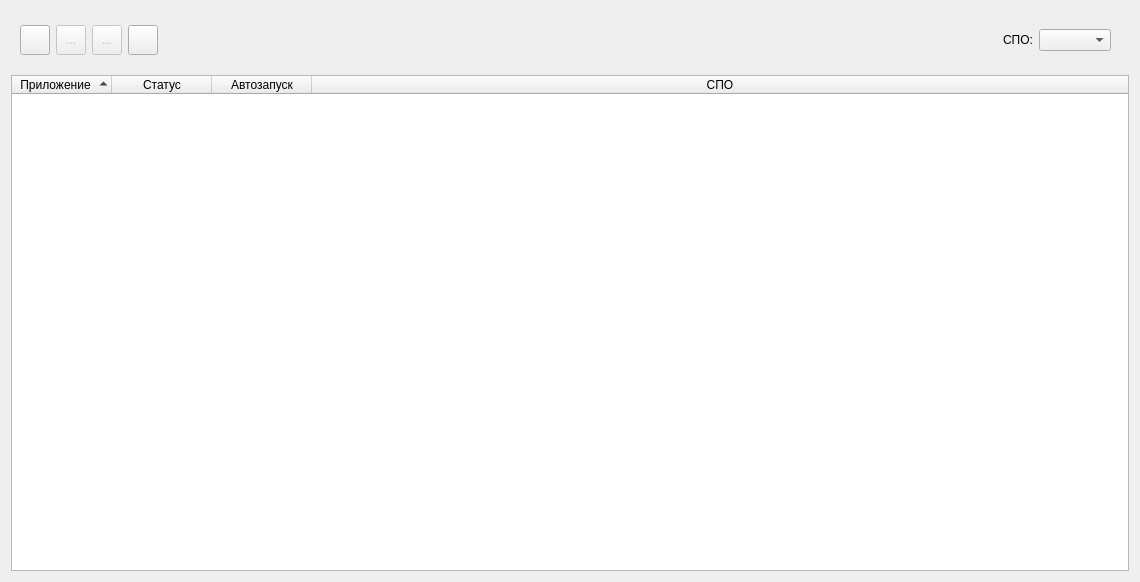
<?xml version="1.0" encoding="UTF-8"?>
<ui version="4.0">
 <class>AppStartSettings</class>
 <widget class="QWidget" name="AppStartSettings">
  <property name="geometry">
   <rect>
    <x>0</x>
    <y>0</y>
    <width>1140</width>
    <height>582</height>
   </rect>
  </property>
  <property name="windowTitle">
   <string>Настройки запуска приложений</string>
  </property>
  <layout class="QVBoxLayout" name="verticalLayout">
   <item>
    <widget class="QWidget" name="widget_2" native="true">
     <property name="sizePolicy">
      <sizepolicy hsizetype="Preferred" vsizetype="Fixed">
       <horstretch>0</horstretch>
       <verstretch>0</verstretch>
      </sizepolicy>
     </property>
     <layout class="QHBoxLayout" name="horizontalLayout_3">
      <item>
       <widget class="QToolButton" name="addButton">
        <property name="minimumSize">
         <size>
          <width>30</width>
          <height>30</height>
         </size>
        </property>
        <property name="maximumSize">
         <size>
          <width>30</width>
          <height>30</height>
         </size>
        </property>
        <property name="toolTip">
         <string>Добавить</string>
        </property>
        <property name="text">
         <string/>
        </property>
        <property name="icon">
         <iconset>
          <normaloff>:/meteo/icons/tools/plus_black.png</normaloff>:/meteo/icons/tools/plus_black.png</iconset>
        </property>
       </widget>
      </item>
      <item>
       <widget class="QToolButton" name="removeButton">
        <property name="enabled">
         <bool>false</bool>
        </property>
        <property name="minimumSize">
         <size>
          <width>30</width>
          <height>30</height>
         </size>
        </property>
        <property name="maximumSize">
         <size>
          <width>30</width>
          <height>30</height>
         </size>
        </property>
        <property name="toolTip">
         <string>Удалить</string>
        </property>
        <property name="text">
         <string>...</string>
        </property>
        <property name="icon">
         <iconset>
          <normaloff>:/meteo/icons/tools/minus_black.png</normaloff>:/meteo/icons/tools/minus_black.png</iconset>
        </property>
       </widget>
      </item>
      <item>
       <widget class="QToolButton" name="editButton">
        <property name="enabled">
         <bool>false</bool>
        </property>
        <property name="minimumSize">
         <size>
          <width>30</width>
          <height>30</height>
         </size>
        </property>
        <property name="maximumSize">
         <size>
          <width>30</width>
          <height>30</height>
         </size>
        </property>
        <property name="toolTip">
         <string>Редактировать</string>
        </property>
        <property name="text">
         <string>...</string>
        </property>
        <property name="icon">
         <iconset>
          <normaloff>:/meteo/icons/map/settings.png</normaloff>:/meteo/icons/map/settings.png</iconset>
        </property>
       </widget>
      </item>
      <item>
       <widget class="QPushButton" name="cloneBtn">
        <property name="maximumSize">
         <size>
          <width>30</width>
          <height>30</height>
         </size>
        </property>
        <property name="toolTip">
         <string>Создать копию процесса</string>
        </property>
        <property name="text">
         <string/>
        </property>
        <property name="icon">
         <iconset>
          <normaloff>:/meteo/icons/tools/copy.png</normaloff>:/meteo/icons/tools/copy.png</iconset>
        </property>
       </widget>
      </item>
      <item>
       <spacer name="horizontalSpacer_2">
        <property name="orientation">
         <enum>Qt::Horizontal</enum>
        </property>
        <property name="sizeHint" stdset="0">
         <size>
          <width>830</width>
          <height>20</height>
         </size>
        </property>
       </spacer>
      </item>
      <item>
       <widget class="QWidget" name="widget" native="true">
        <property name="sizePolicy">
         <sizepolicy hsizetype="Preferred" vsizetype="Fixed">
          <horstretch>0</horstretch>
          <verstretch>0</verstretch>
         </sizepolicy>
        </property>
        <layout class="QHBoxLayout" name="horizontalLayout_2">
         <item>
          <widget class="QLabel" name="label_3">
           <property name="text">
            <string>СПО:</string>
           </property>
          </widget>
         </item>
         <item>
          <widget class="QComboBox" name="cbSpoName"/>
         </item>
        </layout>
       </widget>
      </item>
     </layout>
    </widget>
   </item>
   <item>
    <widget class="QTreeWidget" name="appTableWidget">
     <property name="sizePolicy">
      <sizepolicy hsizetype="Preferred" vsizetype="Preferred">
       <horstretch>2</horstretch>
       <verstretch>0</verstretch>
      </sizepolicy>
     </property>
     <property name="palette">
      <palette>
       <active>
        <colorrole role="Base">
         <brush brushstyle="SolidPattern">
          <color alpha="255">
           <red>255</red>
           <green>255</green>
           <blue>255</blue>
          </color>
         </brush>
        </colorrole>
       </active>
       <inactive>
        <colorrole role="Base">
         <brush brushstyle="SolidPattern">
          <color alpha="255">
           <red>255</red>
           <green>255</green>
           <blue>255</blue>
          </color>
         </brush>
        </colorrole>
       </inactive>
       <disabled>
        <colorrole role="Base">
         <brush brushstyle="SolidPattern">
          <color alpha="255">
           <red>255</red>
           <green>255</green>
           <blue>255</blue>
          </color>
         </brush>
        </colorrole>
       </disabled>
      </palette>
     </property>
     <property name="autoFillBackground">
      <bool>false</bool>
     </property>
     <property name="styleSheet">
      <string notr="true">QTreeWidget::item:!selected { border: 1px solid gainsboro;  border-left: none;  border-top: none;  }
QTreeWidget::item:selected {}</string>
     </property>
     <property name="editTriggers">
      <set>QAbstractItemView::NoEditTriggers</set>
     </property>
     <property name="selectionMode">
      <enum>QAbstractItemView::SingleSelection</enum>
     </property>
     <property name="selectionBehavior">
      <enum>QAbstractItemView::SelectRows</enum>
     </property>
     <property name="rootIsDecorated">
      <bool>false</bool>
     </property>
     <property name="uniformRowHeights">
      <bool>true</bool>
     </property>
     <property name="sortingEnabled">
      <bool>true</bool>
     </property>
     <attribute name="headerHighlightSections">
      <bool>true</bool>
     </attribute>
     <column>
      <property name="text">
       <string>Приложение</string>
      </property>
      <property name="textAlignment">
       <set>AlignCenter</set>
      </property>
     </column>
     <column>
      <property name="text">
       <string>Статус</string>
      </property>
      <property name="textAlignment">
       <set>AlignCenter</set>
      </property>
     </column>
     <column>
      <property name="text">
       <string>Автозапуск</string>
      </property>
      <property name="textAlignment">
       <set>AlignCenter</set>
      </property>
     </column>
     <column>
      <property name="text">
       <string>СПО</string>
      </property>
      <property name="textAlignment">
       <set>AlignCenter</set>
      </property>
     </column>
    </widget>
   </item>
  </layout>
 </widget>
 <tabstops>
  <tabstop>appTableWidget</tabstop>
 </tabstops>
 <resources/>
 <connections/>
</ui>
